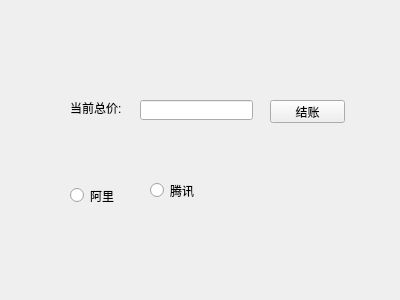
<?xml version="1.0" encoding="UTF-8"?>
<ui version="4.0">
 <class>MainUi</class>
 <widget class="QWidget" name="MainUi">
  <property name="geometry">
   <rect>
    <x>0</x>
    <y>0</y>
    <width>400</width>
    <height>300</height>
   </rect>
  </property>
  <property name="windowTitle">
   <string>MainUi</string>
  </property>
  <widget class="QRadioButton" name="radioButton">
   <property name="geometry">
    <rect>
     <x>70</x>
     <y>180</y>
     <width>89</width>
     <height>31</height>
    </rect>
   </property>
   <property name="text">
    <string>阿里</string>
   </property>
  </widget>
  <widget class="QRadioButton" name="radioButton_2">
   <property name="geometry">
    <rect>
     <x>150</x>
     <y>180</y>
     <width>71</width>
     <height>21</height>
    </rect>
   </property>
   <property name="text">
    <string>腾讯</string>
   </property>
  </widget>
  <widget class="QLabel" name="label">
   <property name="geometry">
    <rect>
     <x>70</x>
     <y>100</y>
     <width>61</width>
     <height>16</height>
    </rect>
   </property>
   <property name="text">
    <string>当前总价:</string>
   </property>
  </widget>
  <widget class="QLineEdit" name="lineEdit">
   <property name="geometry">
    <rect>
     <x>140</x>
     <y>100</y>
     <width>113</width>
     <height>20</height>
    </rect>
   </property>
  </widget>
  <widget class="QPushButton" name="pushButton">
   <property name="geometry">
    <rect>
     <x>270</x>
     <y>100</y>
     <width>75</width>
     <height>23</height>
    </rect>
   </property>
   <property name="text">
    <string>结账</string>
   </property>
  </widget>
 </widget>
 <layoutdefault spacing="6" margin="11"/>
 <resources/>
 <connections/>
</ui>
